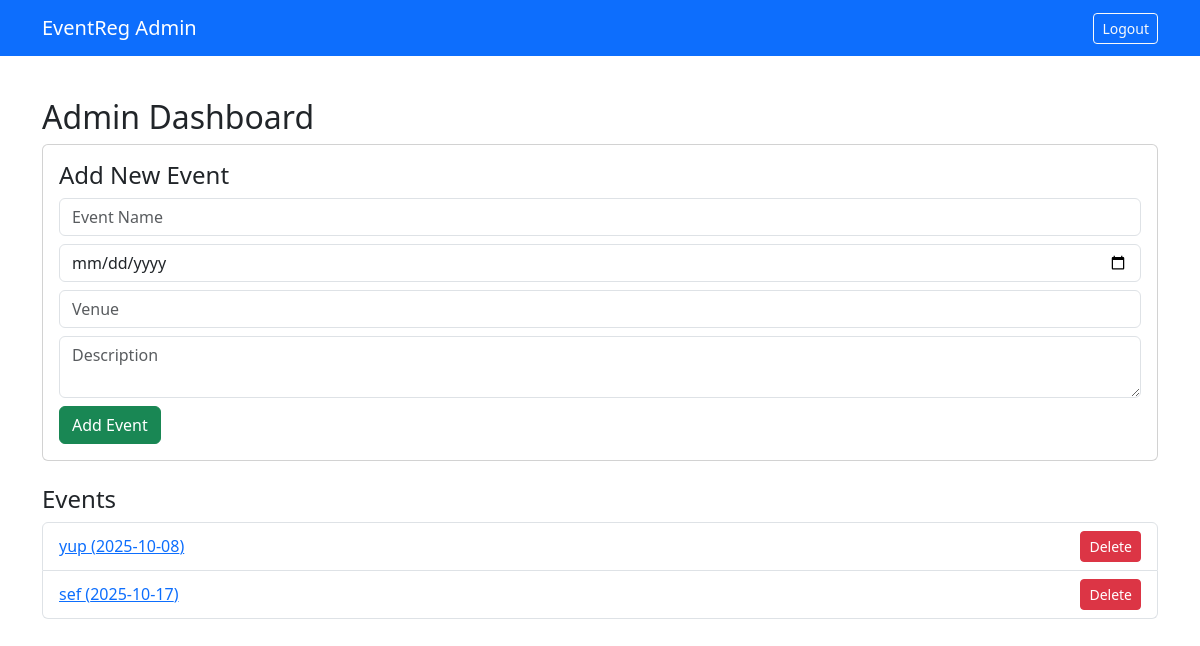
/dashboard (signed in), run on the app's committed database.
### tables this page shows
CREATE TABLE events (
    id INTEGER PRIMARY KEY AUTOINCREMENT,
    name TEXT NOT NULL,
    date TEXT NOT NULL,
    venue TEXT NOT NULL,
    description TEXT NOT NULL
);

### app.py (the view, shortened to what this page needs)
@app.route('/dashboard', methods=['GET', 'POST'])
def dashboard():
    if not session.get('admin'):
        return redirect(url_for('admin'))
    events = get_all_events()
    registrations_by_event = {}
    for event in events:
        registrations_by_event[event['id']] = get_registrants_by_event(event['id'])
    return render_template('dashboard.html', events=events, registrations_by_event=registrations_by_event)

### app.py (called while the page is built)
def get_db():
    db = getattr(g, '_database', None)
    if db is None:
        db = g._database = sqlite3.connect(DATABASE)
        db.row_factory = sqlite3.Row
    return db

@app.teardown_appcontext
def close_connection(exception):
    db = getattr(g, '_database', None)
    if db is not None:
        db.close()

def get_all_events():
    db = get_db()
    cur = db.execute("SELECT * FROM events")
    return cur.fetchall()

def get_registrants_by_event(event_id):
    db = get_db()
    cur = db.execute("SELECT * FROM registrants WHERE event_id = ?", (event_id,))
    return cur.fetchall()

### templates/dashboard.html (shortened to what this page needs)
<!DOCTYPE html>
<html>
<head>
	<link rel="stylesheet" href="https://cdn.jsdelivr.net/npm/bootstrap@5.3.0/dist/css/bootstrap.min.css" />
	<link href="{{ url_for('static', filename='css/style.css') }}" rel="stylesheet" />
</head>
<body>
	<nav class="navbar navbar-expand-lg navbar-dark bg-primary fixed-top">
		<div class="container">
			<a class="navbar-brand" href="{{ url_for('dashboard') }}">EventReg Admin</a>
			<div class="d-flex ms-auto">
				<a href="{{ url_for('admin_logout') }}" class="btn btn-outline-light btn-sm">Logout</a>
			</div>
		</div>
	</nav>
	<div class="container mt-5">
		<h2>Admin Dashboard</h2>
		<div class="card mb-4">
			<div class="card-body">
				<h4>Add New Event</h4>
				<form method="post">
					<input type="text" name="event_name" class="form-control mb-2" placeholder="Event Name" required>
					<input type="date" name="event_date" class="form-control mb-2" required>
					<input type="text" name="event_venue" class="form-control mb-2" placeholder="Venue" required>
					<textarea name="event_description" class="form-control mb-2" placeholder="Description"
						required></textarea>
					<button type="submit" class="btn btn-success">Add Event</button>
				</form>
			</div>
		</div>
		<h4>Events</h4>
		<ul class="list-group">
			{% for e in events %}
			<li class="list-group-item d-flex justify-content-between align-items-center">
				<a href="{{ url_for('admin_event_detail', event_id=e.id) }}">{{ e.name }} ({{ e.date }})</a>
				<form method="post" action="{{ url_for('delete_event', event_id=e.id) }}" style="margin:0;">
					<button type="submit" class="btn btn-danger btn-sm"
						onclick="return confirm('Delete this event?')">Delete</button>
				</form>
			</li>
			{% else %}
			<li class="list-group-item">No events found.</li>
			{% endfor %}
		</ul>
	</div>
</body>
</html>

### static/css/style.css (style rules this page uses)
body { padding-top: 50px }

### data on the page
events: name "yup", date "2025-10-08"
events: name "sef", date "2025-10-17"
